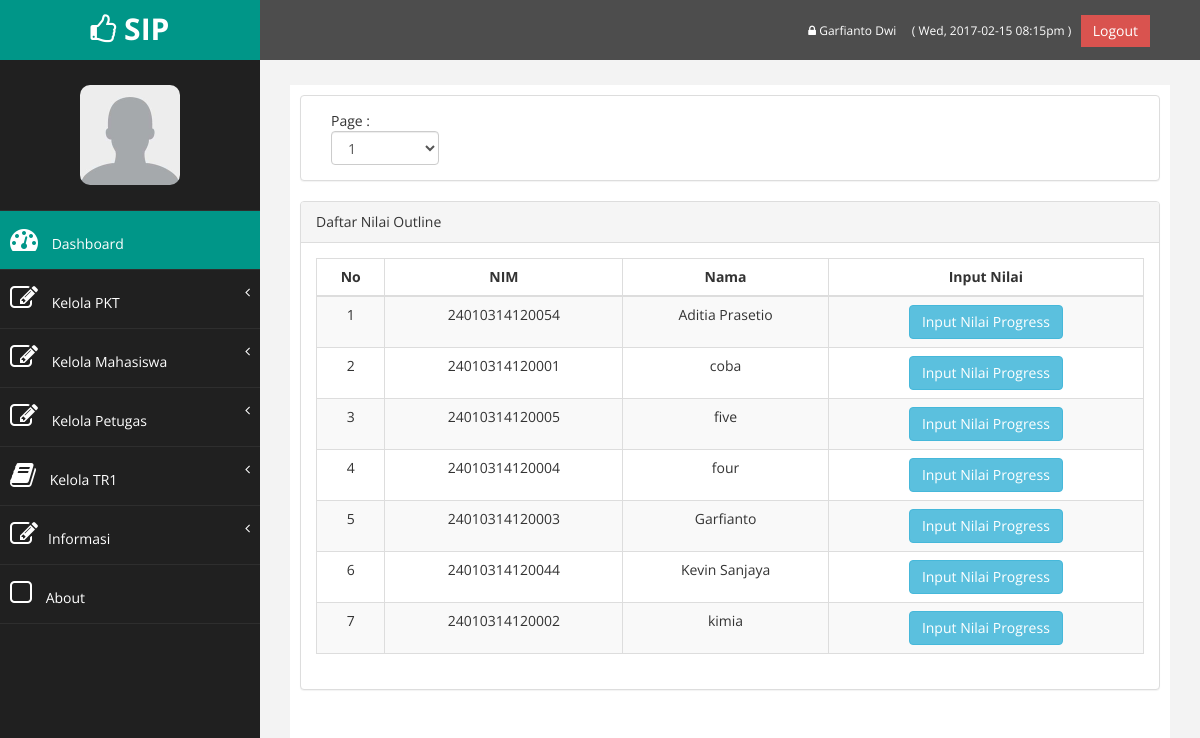
Screenshot of /dashboard/daftar_input_progress.php (signed in) with the database file from the repository.
### tables this page shows
CREATE TABLE `petugas` (
  `idpetugas` int(11) NOT NULL,
  `nama` varchar(30) NOT NULL,
  `email` varchar(50) NOT NULL,
  `password` varchar(50) NOT NULL
);

CREATE TABLE `daftar_tr1` (
  `id_tr1` int(11) NOT NULL,
  `nim` varchar(14) NOT NULL,
  `komulatif` int(10) NOT NULL,
  `sks` int(10) NOT NULL,
  `krs` date NOT NULL,
  `daftar` date NOT NULL,
  `fisik` varchar(10) NOT NULL,
  `analitik` int(10) NOT NULL,
  `organik` int(10) NOT NULL,
  `anorganik` int(10) NOT NULL,
  `biokimia` int(10) NOT NULL,
  `nilai_akhir` int(11) NOT NULL
);

CREATE TABLE `anggota` (
  `nim` varchar(20) NOT NULL,
  `nama` varchar(30) NOT NULL,
  `password` varchar(50) NOT NULL,
  `alamat` varchar(150) NOT NULL,
  `kota` varchar(30) NOT NULL,
  `email` varchar(50) NOT NULL,
  `no_telp` varchar(15) NOT NULL,
  `id_wali` varchar(20) NOT NULL,
  `angkatan` varchar(10) NOT NULL,
  `judul` varchar(80) NOT NULL,
  `idlab` varchar(10) NOT NULL
);

### dashboard/functions.php (called while the page is built, shortened)
<?php
	require_once('connect.php');
	$con = mysqli_connect($db_host, $db_username, $db_password, $db_database);
	$site_name="SIP";
	if(isset($_SESSION['sip_masuk_aja'])){
		if($_SESSION['sip_status']=='petugas'){
			$query = "SELECT * FROM petugas WHERE idpetugas=".$_SESSION['sip_masuk_aja']."";
			$petugas=mysqli_query($con,$query);
			$petugas=$petugas->fetch_object();
			$status=$_SESSION['sip_status'];
		}elseif($_SESSION['sip_status']=='anggota'){
			$query = "SELECT * FROM anggota WHERE nim=".$_SESSION['sip_masuk_aja']."";
			$anggota=mysqli_query($con,$query);
			$anggota=$anggota->fetch_object();
			$status=$_SESSION['sip_status'];
		}elseif($_SESSION['sip_status']=='dosen'){
			$query = "SELECT * FROM dosen WHERE nip=".$_SESSION['sip_masuk_aja']."";
			$dosen=mysqli_query($con,$query);
			$dosen=$dosen->fetch_object();
			$status=$_SESSION['sip_status'];
		}elseif($_SESSION['sip_status']=='lab'){
			$query = "SELECT * FROM lab WHERE idlab=".$_SESSION['sip_masuk_aja']."";
			$lab=mysqli_query($con,$query);
			$lab=$lab->fetch_object();
			$status=$_SESSION['sip_status'];
		}else {
			echo "Harap ulangi login";
		}
	}
?>

### dashboard/daftar_input_progress.php (the view, shortened to what this page needs)
<?php
	include_once('sidebar.php');
?>
<div class="row" >
	<div class="col-md-12 col-sm-12 col-xs-12">
		<div class="panel panel-default">
			<div class="panel-body">
				<div class="col-md-2 col-sm-12 col-xs-12">
					Page :
				<select class='form-control' id='page'>
				<?php
					$query = "SELECT count(nim) as jml_data FROM nilai_outline";
					$result = $con->query( $query );
					$row = $result->fetch_object();
					$jml_data=$row->jml_data;
					$total_page=ceil($jml_data/10);
					for($i=1;$i<=$total_page;$i++){
						echo "<option value='".$i."'>".$i."</option>";
					}
				?>
				</select>
				</div>
			</div>
		</div>
	</div>
</div>
<div class="row" >
	<div class="col-md-12 col-sm-12 col-xs-12">
		<div class="panel panel-default">
			<div class="panel-heading">
				<?php
					if ($status=="petugas") {
						echo "Daftar Nilai Outline";
					}else {
						echo "Nilai Outline";
					}
				 ?>
			</div>
			<div class="panel-body">
				<div class="table-responsive">
					<table class="table table-striped table-bordered table-hover">
						<thead>
							<tr>
								<th>No</th>
								<th>NIM</th>
								<th>Nama</th>
								<th>Input Nilai</th>
							</tr>
						</thead>
						<tbody id="hasil_anggota">
						<?php
							if ($status=="petugas") {
								$query = "SELECT * FROM daftar_tr1 INNER JOIN anggota ON daftar_tr1.nim=anggota.nim ORDER BY nama LIMIT 10";
							}elseif ($status=="anggota"){
								$query = "SELECT * FROM daftar_tr1 INNER JOIN anggota ON daftar_tr1.nim=anggota.nim WHERE daftar_tr1.nim='".$anggota->nim."'";
							}elseif ($status=="dosen"){
								$query = "SELECT * FROM daftar_tr1 INNER JOIN anggota ON daftar_tr1.nim=anggota.nim INNER JOIN dosen ON anggota.id_wali=dosen.id_wali WHERE anggota.id_wali='".$dosen->id_wali."'";
							}elseif ($status=="lab"){
								$query = "SELECT * FROM daftar_tr1 INNER JOIN anggota ON daftar_tr1.nim=anggota.nim INNER JOIN lab ON anggota.idlab=lab.idlab WHERE anggota.idlab='".$lab->idlab."'";
							}
							$result = $con->query( $query );
							$i=1;
							while($row = $result->fetch_object()){
								echo "<tr align='center'>";
								echo "<td>".$i."</td>";$i++;
								echo "<td>".$row->nim."</td>";
								echo "<td>".$row->nama."</td>";
								echo "<td>
										<a href='input_nilai_progress.php?nim=".$row->nim."'><button class='btn btn-info'>Input Nilai Progress</button></a>
									 </td>";
								echo "</tr>";
							}
						?>
						</tbody>
					</table>
				</div>
			</div>
		</div>
	</div>
</div>
<?php
	include_once('footer.php');
?>

### dashboard/sidebar.php (shortened to what this page needs)
<?php
	require_once('functions.php');
?>
<!DOCTYPE html>
<html xmlns="http://www.w3.org/1999/xhtml">
<head>
    <link href="assets/css/bootstrap.css" rel="stylesheet" />
    <link href="assets/css/font-awesome.css" rel="stylesheet" />
    <link href="assets/css/custom.css" rel="stylesheet" />
</head>
<body>
    <div id="wrapper">
		<nav class="navbar navbar-default navbar-cls-top " role="navigation" style="margin-bottom: 0">
            <div class="navbar-header">
                <a class="navbar-brand" hKeloref="index.php"><i class="fa fa-thumbs-o-up"></i> <?php echo $site_name ?></a>
            </div>
			<div style="color: white; padding: 15px 50px 5px 50px; float: right; font-size: 16px;">
				<a href="profil.php" title='Ubah Password' style="color:#fff; font-size:12px;"><i class="fa fa-lock"></i> <?php if($status=="petugas") echo $petugas->nama; elseif($status=="dosen") echo $dosen->nama_dosen;elseif($status=="lab") echo $lab->nama_lab; else echo $anggota->nama; ?> </a>&nbsp;&nbsp;
				<a style="text-decoration: none; color:#fff; font-size:12px;"> <?php
					echo " ( ".date("D, Y-m-d") . " ". date("h:ia")." )&nbsp;&nbsp;";
				?>
				</a>
				<a href="logout.php" class="btn btn-danger square-btn-adjust">Logout</a>
			</div>
        </nav>
        <nav class="navbar-default navbar-side" role="navigation">
            <div class="sidebar-collapse">
                <ul class="nav" id="main-menu">
				<li class="text-center">
					<img src="assets/img/user/default.jpg" class="user-image img-responsive"/>
				</li>
				<li>
					<a class="active-menu" href="index.php"><i class="fa fa-dashboard fa-2x"></i> Dashboard</a>
				</li>
				<?php
				if($status=="petugas"){
					echo '<li>
						<a href="#"><i class="fa fa-edit fa-2x"></i> Kelola PKT<span class="fa arrow"></span></a>
						<ul class="nav nav-second-level">
							<li><a href="p_daftar_pkt.php">Pendaftaran PKT</a></li>
							<li><a href="daftar_pkt.php">Daftar Mahasiswa PKT</a></li>
							<li><a href="daftar_input_judul.php">Input Judul Mahasiswa PKT</a></li>
							<li><a href="daftar_judul.php">Daftar Judul Mahasiswa PKT</a></li>
							<li><a href="mhs_lab.php">Input penempatan mahasiswa</a></li>
							<li><a href="daftar_penempatan.php">Daftar penempatan mahasiswa</a></li>
							<li><a href="bimbingan.php">Input bimbingan mahasiswa</a></li>
							<li><a href="daftar_bimbingan.php">Daftar bimbingan mahasiswa</a></li>
							<li><a href="input_nilai_pkt1.php">Input nilai PKT</a></li>
							<li><a href="nilai_pkt.php">Daftar Nilai PKT</a></li>
						</ul>
					</li>
					<li>
						<a href="#"><i class="fa fa-edit fa-2x"></i> Kelola Mahasiswa<span class="fa arrow"></span></a>
						<ul class="nav nav-second-level">
							<li><a href="daftar_anggota.php">Data Anggota</a></li>
							<li><a href="tambah_anggota.php">Tambah Anggota</a></li>
						</ul>
					</li>
					<li>
						<a href="#"><i class="fa fa-edit fa-2x"></i> Kelola Petugas<span class="fa arrow"></span></a>
						<ul class="nav nav-second-level">
							<li><a href="daftar_petugas.php">Data Petugas</a></li>
							<li><a href="tambah_petugas.php">Tambah Petugas</a></li>
						</ul>
					</li>';
				}
				?>
				<li>
						<?php
							echo '<a href="#"><i class="fa fa-book fa-2x"></i> Kelola TR1';
						?>
					<span class="fa arrow"></span></a>
				</li>
				<li>
					<a href="#"><i class="fa fa-edit fa-2x"></i>Informasi<span class="fa arrow"></span></a>
				</li>
					<li>
                        <a  href="http://localhost/sip/index.php#about"><i class="fa fa-square-o fa-2x"></i> About</a>
					</li>
                </ul>
            </div>
        </nav>
        <div id="page-wrapper" >
            <div id="page-inner">

### dashboard/assets/css/custom.css (style rules this page uses)
body { font-family: 'Open Sans', sans-serif; }
#wrapper { width: 100%; background:#202020; }
#page-wrapper { padding: 15px 15px; min-height: 600px; background:#F3F3F3; }
#page-inner { width:100%; margin:10px 20px 10px 0px; background-color:#fff!important; padding:10px; min-height:1200px; }
.text-center { text-align:center; }
.square-btn-adjust { border: 0px solid transparent; -webkit-border-radius: 0px; -moz-border-radius: 0px; border-radius: 0px; }
.user-image { margin: 25px auto; -webkit-border-radius: 10px; -moz-border-radius: 10px; border-radius: 10px; max-height:100px; max-width:100px; }
.navbar-cls-top .navbar-brand { color: #fff; background: #009688; width: 260px; text-align: center; height: 60px; font-size: 30px; font-weight: 700; }
.active-menu { background-color:#009688!important; }
.arrow { float: right; }
.fa.arrow:before { content: "\f104"; }
.sidebar-collapse , .sidebar-collapse .nav { background:none; }
.sidebar-collapse .nav { padding:0; }
.sidebar-collapse .nav > li > a { color:#fff; background:#202020; text-shadow:none; }
.sidebar-collapse > .nav > li > a { padding:15px 10px; }
.sidebar-collapse > .nav > li { border-bottom: 1px solid rgba(107, 108, 109, 0.19); }
.navbar-side { border:none; background-color: #202020; }
.navbar-cls-top { background:#4D4D4D; border-bottom:none; }
.navbar-default { border:0px solid black; }
.navbar-header { background: #009688; }
.nav > li > a > i { margin-right:10px; }
@media (min-width:768px) { #page-wrapper { margin: 0 0 0 260px; padding: 15px 30px; min-height: 1200px; } }
@media (min-width:768px) { .navbar-side { z-index: 1; position: absolute; width: 260px; } }
@media (min-width:768px) { .navbar { border-radius: 0px; } }

### rows the page displays
petugas: nama "Garfianto Dwi"
daftar_tr1: anggota.nim "24010314120054", anggota.nama "Aditia Prasetio"
daftar_tr1: anggota.nim "24010314120001", anggota.nama "coba"
daftar_tr1: anggota.nim "24010314120005", anggota.nama "five"
daftar_tr1: anggota.nim "24010314120004", anggota.nama "four"
daftar_tr1: anggota.nim "24010314120003", anggota.nama "Garfianto"
daftar_tr1: anggota.nim "24010314120044", anggota.nama "Kevin Sanjaya"
daftar_tr1: anggota.nim "24010314120002", anggota.nama "kimia"

### other values shown
$site_name "SIP"
form field value "1"
